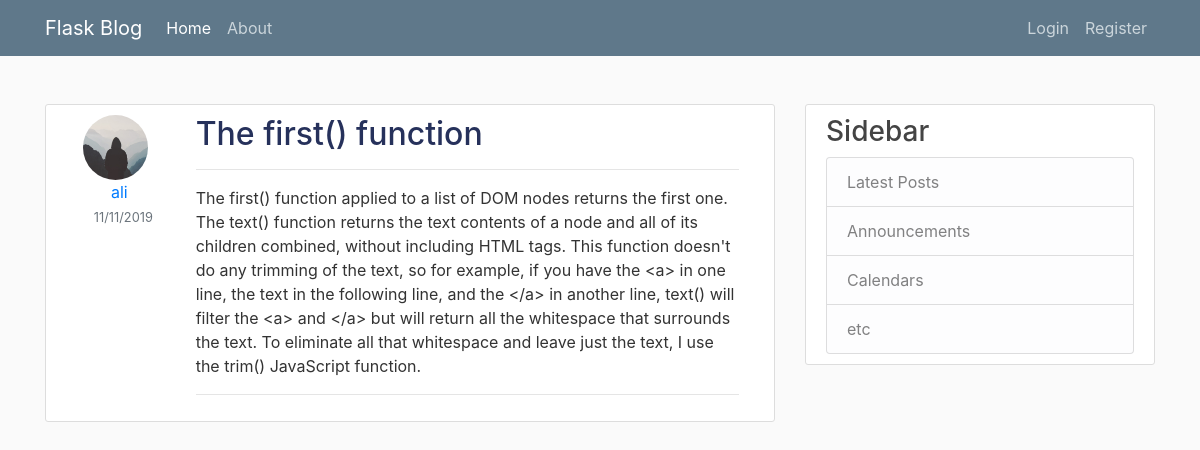
Screenshot of /post/3 with the database file from the repository.
### flaskblog/models.py (models this page shows, shortened)
class User(UserMixin, db.Model):
    id = db.Column(db.Integer, primary_key=True)
    username = db.Column(db.String(20), unique=True, nullable=False)
    email = db.Column(db.String(120), unique=True, nullable=False)
    image_file = db.Column(db.String(20), nullable=False, default='default.jpg')
    password = db.Column(db.String(60), nullable=False)
    posts = db.relationship('Post', backref='author', lazy=True)

class Post(db.Model):
    id = db.Column(db.Integer, primary_key=True)
    title = db.Column(db.String(100), nullable=False)
    date_posted = db.Column(db.DateTime, nullable=False, default=datetime.utcnow)
    content = db.Column(db.Text, nullable=False)
    user_id = db.Column(db.Integer, db.ForeignKey('user.id'), nullable=False)

### flaskblog/post/routes.py (the view)
@posts.route('/post/<int:post_id>')
def post(post_id):
    post = Post.query.get_or_404(post_id)
    return render_template('post.html', title=post.title, post=post)

### flaskblog/templates/post.html (shortened to what this page needs)
{% extends 'base.html' %}
{% block content %}
    <article class="media content-section">
        <div class="media-body d-flex justify-content-center">
            <div class="col-md-2 text-center">
                <img class="rounded-circle article-img"
                     src="{{ url_for('static', filename='profile_pics/' + post.author.image_file) }}"
                     alt="Profile Picture">
                <a class="mr-2"
                   href="{{ url_for('users.user_posts', username=post.author.username) }}">{{ post.author.username }}</a>
                <small class="text-muted">{{ post.date_posted.strftime('%d/%m/%Y') }}</small>
            </div>
            <div class="col-md-10">
                <h2><a class="article-title"
                       href="{{ url_for('posts.post', post_id=post.id) }}">{{ post.title }}</a></h2>
                <hr>
                <p class="article-content">{{ post.content }}</p>
            <hr>
            </div>
        </div>
    </article>
{% endblock content %}

### flaskblog/static/main.css (style rules this page uses)
body { background: #fafafa; color: #333333; }
h1, h2, h3, h4, h5, h6 { color: #444444; }
.content-section { background: #ffffff; padding: 10px 20px; border: 1px solid #dddddd; border-radius: 3px; margin-bottom: 20px; }
.article-title { color: #26315b; }
.article-content { white-space: pre-line; }
.article-img { height: 65px; width: 65px; margin-right: 16px; }

### rows the page displays
User: image_file (placeholder picture), author.username "ali"
Post: date_posted "11/11/2019", title "The first() function", content "The first() function applied to a list of DOM nodes returns the first one. The text() function returns the text contents of a node and all of its children combined, without including HTML tags. This function doesn't do any trimming of the text, so for example, if you have the <a> in one line, the text in the following line, and the </a> in another line, text() will filter the <a> and </a> but will return all the whitespace that surrounds the text. To eliminate all that whitespace and leave just the text, I use the trim() JavaScript function."
